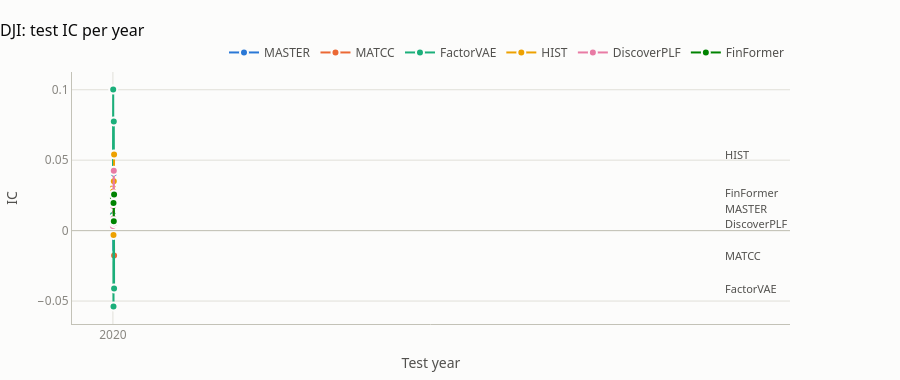
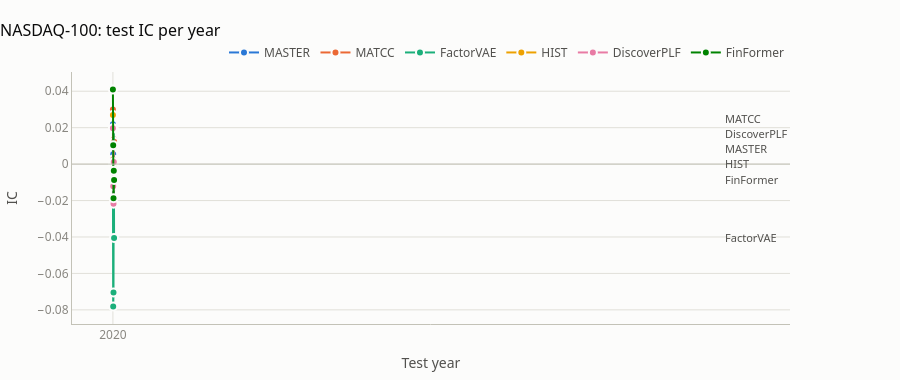
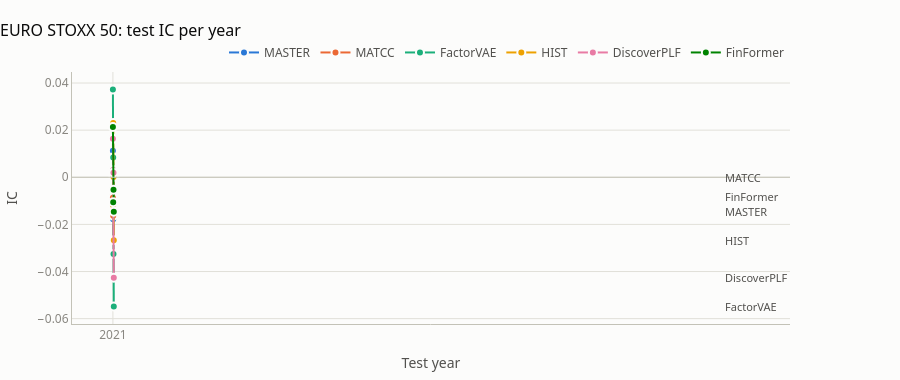

Write notebook code for charts like these, in order.
### Code cell
for universe in CORE_UNIVERSES:
    grid = cells[cells["universe"] == universe]
    if not grid.empty:
        viz.metric_by_year_chart(grid, "IC", f"{UNIVERSE_NAMES[universe]}: test IC per year").show()

### Figure 1 — Plotly figure (JSON) as saved in the notebook; plotly's stock layout.template omitted (floating-point values rounded to 4 significant figures)
{"data": [{"line": {"color": "#2a78d6", "width": 2}, "marker": {"color": "#2a78d6", "line": {"color": "#fcfcfb", "width": 2}, "size": 8}, "mode": "lines+markers", "name": "MASTER", "type": "scatter", "x": ["2020", "2021", "2022", "2023", "2024"], "y": [0.0231, 0.0222, -0.0185, 0.0405, 0.0126]}, {"line": {"color": "#eb6834", "width": 2}, "marker": {"color": "#eb6834", "line": {"color": "#fcfcfb", "width": 2}, "size": 8}, "mode": "lines+markers", "name": "MATCC", "type": "scatter", "x": ["2020", "2021", "2022", "2023", "2024"], "y": [0.0124, 0.018, 0.026, 0.0294, -0.0176]}, {"line": {"color": "#1baf7a", "width": 2}, "marker": {"color": "#1baf7a", "line": {"color": "#fcfcfb", "width": 2}, "size": 8}, "mode": "lines+markers", "name": "FactorVAE", "type": "scatter", "x": ["2020", "2021", "2022", "2023", "2024"], "y": [0.0111, 0.1001, -0.0538, 0.0775, -0.0411]}, {"line": {"color": "#eda100", "width": 2}, "marker": {"color": "#eda100", "line": {"color": "#fcfcfb", "width": 2}, "size": 8}, "mode": "lines+markers", "name": "HIST", "type": "scatter", "x": ["2020", "2021", "2022", "2023", "2024"], "y": [0.0303, 0.0277, -0.0031, 0.035, 0.054]}, {"line": {"color": "#e87ba4", "width": 2}, "marker": {"color": "#e87ba4", "line": {"color": "#fcfcfb", "width": 2}, "size": 8}, "mode": "lines+markers", "name": "DiscoverPLF", "type": "scatter", "x": ["2020", "2021", "2022", "2023", "2024"], "y": [0.0033, 0.0174, 0.0086, 0.0425, 0.0052]}, {"line": {"color": "#008300", "width": 2}, "marker": {"color": "#008300", "line": {"color": "#fcfcfb", "width": 2}, "size": 8}, "mode": "lines+markers", "name": "FinFormer", "type": "scatter", "x": ["2020", "2021", "2022", "2023", "2024"], "y": [0.0232, 0.0196, 0.0196, 0.0067, 0.0257]}], "layout": {"annotations": [{"font": {"color": "#52514e", "size": 11}, "showarrow": false, "text": "FactorVAE", "x": "2024", "xanchor": "left", "xshift": 6, "y": -0.0411}, {"font": {"color": "#52514e", "size": 11}, "showarrow": false, "text": "MATCC", "x": "2024", "xanchor": "left", "xshift": 6, "y": -0.0176}, {"font": {"color": "#52514e", "size": 11}, "showarrow": false, "text": "DiscoverPLF", "x": "2024", "xanchor": "left", "xshift": 6, "y": 0.0052}, {"font": {"color": "#52514e", "size": 11}, "showarrow": false, "text": "MASTER", "x": "2024", "xanchor": "left", "xshift": 6, "y": 0.01597}, {"font": {"color": "#52514e", "size": 11}, "showarrow": false, "text": "FinFormer", "x": "2024", "xanchor": "left", "xshift": 6, "y": 0.02675}, {"font": {"color": "#52514e", "size": 11}, "showarrow": false, "text": "HIST", "x": "2024", "xanchor": "left", "xshift": 6, "y": 0.054}], "font": {"color": "#52514e", "family": "system-ui, -apple-system, \"Segoe UI\", sans-serif", "size": 12}, "height": 380, "hoverlabel": {"font": {"family": "system-ui, -apple-system, \"Segoe UI\", sans-serif"}}, "hovermode": "x unified", "legend": {"font": {"color": "#52514e"}, "orientation": "h", "x": 1, "xanchor": "right", "y": 1.02, "yanchor": "bottom"}, "margin": {"b": 48, "l": 64, "r": 110, "t": 72}, "paper_bgcolor": "#fcfcfb", "plot_bgcolor": "#fcfcfb", "shapes": [{"line": {"color": "#c3c2b7", "width": 1}, "type": "line", "x0": 0, "x1": 1, "xref": "x domain", "y0": 0, "y1": 0, "yref": "y"}], "title": {"font": {"color": "#0b0b0b", "size": 16}, "text": "DJI: test IC per year", "x": 0, "xanchor": "left"}, "xaxis": {"gridcolor": "#e1e0d9", "linecolor": "#c3c2b7", "showline": true, "tickfont": {"color": "#898781"}, "title": {"font": {"color": "#52514e"}, "text": "Test year"}, "type": "category", "zeroline": false}, "yaxis": {"gridcolor": "#e1e0d9", "hoverformat": "+.4f", "linecolor": "#c3c2b7", "tickfont": {"color": "#898781"}, "title": {"font": {"color": "#52514e"}, "text": "IC"}, "zeroline": false}}}

### Figure 2 — Plotly figure (JSON) as saved in the notebook; plotly's stock layout.template omitted (floating-point values rounded to 4 significant figures)
{"data": [{"line": {"color": "#2a78d6", "width": 2}, "marker": {"color": "#2a78d6", "line": {"color": "#fcfcfb", "width": 2}, "size": 8}, "mode": "lines+markers", "name": "MASTER", "type": "scatter", "x": ["2020", "2021", "2022", "2023", "2024"], "y": [0.0219, 0.0054, -0.0004, 0.0113, 0.0006]}, {"line": {"color": "#eb6834", "width": 2}, "marker": {"color": "#eb6834", "line": {"color": "#fcfcfb", "width": 2}, "size": 8}, "mode": "lines+markers", "name": "MATCC", "type": "scatter", "x": ["2020", "2021", "2022", "2023", "2024"], "y": [0.03, 0.0026, -0.013, 0.0136, 0.0123]}, {"line": {"color": "#1baf7a", "width": 2}, "marker": {"color": "#1baf7a", "line": {"color": "#fcfcfb", "width": 2}, "size": 8}, "mode": "lines+markers", "name": "FactorVAE", "type": "scatter", "x": ["2020", "2021", "2022", "2023", "2024"], "y": [0.0006, -0.0781, -0.0705, 0.0196, -0.0405]}, {"line": {"color": "#eda100", "width": 2}, "marker": {"color": "#eda100", "line": {"color": "#fcfcfb", "width": 2}, "size": 8}, "mode": "lines+markers", "name": "HIST", "type": "scatter", "x": ["2020", "2021", "2022", "2023", "2024"], "y": [0.027, -0.0013, -0.0089, -0.0021, 0.0001]}, {"line": {"color": "#e87ba4", "width": 2}, "marker": {"color": "#e87ba4", "line": {"color": "#fcfcfb", "width": 2}, "size": 8}, "mode": "lines+markers", "name": "DiscoverPLF", "type": "scatter", "x": ["2020", "2021", "2022", "2023", "2024"], "y": [0.0197, -0.0121, -0.0218, 0.0012, 0.0099]}, {"line": {"color": "#008300", "width": 2}, "marker": {"color": "#008300", "line": {"color": "#fcfcfb", "width": 2}, "size": 8}, "mode": "lines+markers", "name": "FinFormer", "type": "scatter", "x": ["2020", "2021", "2022", "2023", "2024"], "y": [0.0409, 0.0104, -0.0187, -0.0037, -0.0087]}], "layout": {"annotations": [{"font": {"color": "#52514e", "size": 11}, "showarrow": false, "text": "FactorVAE", "x": "2024", "xanchor": "left", "xshift": 6, "y": -0.0405}, {"font": {"color": "#52514e", "size": 11}, "showarrow": false, "text": "FinFormer", "x": "2024", "xanchor": "left", "xshift": 6, "y": -0.0087}, {"font": {"color": "#52514e", "size": 11}, "showarrow": false, "text": "HIST", "x": "2024", "xanchor": "left", "xshift": 6, "y": 0.0001}, {"font": {"color": "#52514e", "size": 11}, "showarrow": false, "text": "MASTER", "x": "2024", "xanchor": "left", "xshift": 6, "y": 0.008436}, {"font": {"color": "#52514e", "size": 11}, "showarrow": false, "text": "DiscoverPLF", "x": "2024", "xanchor": "left", "xshift": 6, "y": 0.01677}, {"font": {"color": "#52514e", "size": 11}, "showarrow": false, "text": "MATCC", "x": "2024", "xanchor": "left", "xshift": 6, "y": 0.02511}], "font": {"color": "#52514e", "family": "system-ui, -apple-system, \"Segoe UI\", sans-serif", "size": 12}, "height": 380, "hoverlabel": {"font": {"family": "system-ui, -apple-system, \"Segoe UI\", sans-serif"}}, "hovermode": "x unified", "legend": {"font": {"color": "#52514e"}, "orientation": "h", "x": 1, "xanchor": "right", "y": 1.02, "yanchor": "bottom"}, "margin": {"b": 48, "l": 64, "r": 110, "t": 72}, "paper_bgcolor": "#fcfcfb", "plot_bgcolor": "#fcfcfb", "shapes": [{"line": {"color": "#c3c2b7", "width": 1}, "type": "line", "x0": 0, "x1": 1, "xref": "x domain", "y0": 0, "y1": 0, "yref": "y"}], "title": {"font": {"color": "#0b0b0b", "size": 16}, "text": "NASDAQ-100: test IC per year", "x": 0, "xanchor": "left"}, "xaxis": {"gridcolor": "#e1e0d9", "linecolor": "#c3c2b7", "showline": true, "tickfont": {"color": "#898781"}, "title": {"font": {"color": "#52514e"}, "text": "Test year"}, "type": "category", "zeroline": false}, "yaxis": {"gridcolor": "#e1e0d9", "hoverformat": "+.4f", "linecolor": "#c3c2b7", "tickfont": {"color": "#898781"}, "title": {"font": {"color": "#52514e"}, "text": "IC"}, "zeroline": false}}}

### Figure 3 — Plotly figure (JSON) as saved in the notebook; plotly's stock layout.template omitted (floating-point values rounded to 4 significant figures)
{"data": [{"line": {"color": "#2a78d6", "width": 2}, "marker": {"color": "#2a78d6", "line": {"color": "#fcfcfb", "width": 2}, "size": 8}, "mode": "lines+markers", "name": "MASTER", "type": "scatter", "x": ["2021", "2022", "2023", "2024"], "y": [0.0113, -0.0178, -0.0269, -0.0146]}, {"line": {"color": "#eb6834", "width": 2}, "marker": {"color": "#eb6834", "line": {"color": "#fcfcfb", "width": 2}, "size": 8}, "mode": "lines+markers", "name": "MATCC", "type": "scatter", "x": ["2021", "2022", "2023", "2024"], "y": [-0.0087, -0.0163, 0.0036, 0.0001]}, {"line": {"color": "#1baf7a", "width": 2}, "marker": {"color": "#1baf7a", "line": {"color": "#fcfcfb", "width": 2}, "size": 8}, "mode": "lines+markers", "name": "FactorVAE", "type": "scatter", "x": ["2021", "2022", "2023", "2024"], "y": [0.0372, 0.0084, -0.0326, -0.0548]}, {"line": {"color": "#eda100", "width": 2}, "marker": {"color": "#eda100", "line": {"color": "#fcfcfb", "width": 2}, "size": 8}, "mode": "lines+markers", "name": "HIST", "type": "scatter", "x": ["2021", "2022", "2023", "2024"], "y": [-0.0118, 0.023, 0.0001, -0.0267]}, {"line": {"color": "#e87ba4", "width": 2}, "marker": {"color": "#e87ba4", "line": {"color": "#fcfcfb", "width": 2}, "size": 8}, "mode": "lines+markers", "name": "DiscoverPLF", "type": "scatter", "x": ["2021", "2022", "2023", "2024"], "y": [0.0163, 0.0031, 0.0019, -0.0426]}, {"line": {"color": "#008300", "width": 2}, "marker": {"color": "#008300", "line": {"color": "#fcfcfb", "width": 2}, "size": 8}, "mode": "lines+markers", "name": "FinFormer", "type": "scatter", "x": ["2021", "2022", "2023", "2024"], "y": [0.0213, -0.0106, -0.0053, -0.0146]}], "layout": {"annotations": [{"font": {"color": "#52514e", "size": 11}, "showarrow": false, "text": "FactorVAE", "x": "2024", "xanchor": "left", "xshift": 6, "y": -0.0548}, {"font": {"color": "#52514e", "size": 11}, "showarrow": false, "text": "DiscoverPLF", "x": "2024", "xanchor": "left", "xshift": 6, "y": -0.0426}, {"font": {"color": "#52514e", "size": 11}, "showarrow": false, "text": "HIST", "x": "2024", "xanchor": "left", "xshift": 6, "y": -0.0267}, {"font": {"color": "#52514e", "size": 11}, "showarrow": false, "text": "MASTER", "x": "2024", "xanchor": "left", "xshift": 6, "y": -0.0146}, {"font": {"color": "#52514e", "size": 11}, "showarrow": false, "text": "FinFormer", "x": "2024", "xanchor": "left", "xshift": 6, "y": -0.008157}, {"font": {"color": "#52514e", "size": 11}, "showarrow": false, "text": "MATCC", "x": "2024", "xanchor": "left", "xshift": 6, "y": 0.0001}], "font": {"color": "#52514e", "family": "system-ui, -apple-system, \"Segoe UI\", sans-serif", "size": 12}, "height": 380, "hoverlabel": {"font": {"family": "system-ui, -apple-system, \"Segoe UI\", sans-serif"}}, "hovermode": "x unified", "legend": {"font": {"color": "#52514e"}, "orientation": "h", "x": 1, "xanchor": "right", "y": 1.02, "yanchor": "bottom"}, "margin": {"b": 48, "l": 64, "r": 110, "t": 72}, "paper_bgcolor": "#fcfcfb", "plot_bgcolor": "#fcfcfb", "shapes": [{"line": {"color": "#c3c2b7", "width": 1}, "type": "line", "x0": 0, "x1": 1, "xref": "x domain", "y0": 0, "y1": 0, "yref": "y"}], "title": {"font": {"color": "#0b0b0b", "size": 16}, "text": "EURO STOXX 50: test IC per year", "x": 0, "xanchor": "left"}, "xaxis": {"gridcolor": "#e1e0d9", "linecolor": "#c3c2b7", "showline": true, "tickfont": {"color": "#898781"}, "title": {"font": {"color": "#52514e"}, "text": "Test year"}, "type": "category", "zeroline": false}, "yaxis": {"gridcolor": "#e1e0d9", "hoverformat": "+.4f", "linecolor": "#c3c2b7", "tickfont": {"color": "#898781"}, "title": {"font": {"color": "#52514e"}, "text": "IC"}, "zeroline": false}}}
